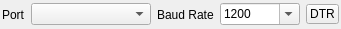
<?xml version="1.0" encoding="UTF-8"?>
<ui version="4.0">
 <class>SerialPort</class>
 <widget class="QWidget" name="SerialPort">
  <property name="geometry">
   <rect>
    <x>0</x>
    <y>0</y>
    <width>330</width>
    <height>29</height>
   </rect>
  </property>
  <layout class="QHBoxLayout" name="horizontalLayout_1">
   <property name="leftMargin">
    <number>2</number>
   </property>
   <property name="topMargin">
    <number>0</number>
   </property>
   <property name="rightMargin">
    <number>2</number>
   </property>
   <property name="bottomMargin">
    <number>0</number>
   </property>
   <item>
    <widget class="QLabel" name="labelPort">
     <property name="sizePolicy">
      <sizepolicy hsizetype="Fixed" vsizetype="Preferred">
       <horstretch>0</horstretch>
       <verstretch>0</verstretch>
      </sizepolicy>
     </property>
     <property name="text">
      <string>Port</string>
     </property>
    </widget>
   </item>
   <item>
    <widget class="QComboBox" name="portNameBox">
     <property name="sizePolicy">
      <sizepolicy hsizetype="Fixed" vsizetype="Fixed">
       <horstretch>0</horstretch>
       <verstretch>0</verstretch>
      </sizepolicy>
     </property>
     <property name="minimumSize">
      <size>
       <width>120</width>
       <height>0</height>
      </size>
     </property>
     <property name="maximumSize">
      <size>
       <width>120</width>
       <height>16777215</height>
      </size>
     </property>
     <property name="styleSheet">
      <string notr="true">QComboBox { width: 120px }</string>
     </property>
     <property name="insertPolicy">
      <enum>QComboBox::InsertAlphabetically</enum>
     </property>
    </widget>
   </item>
   <item>
    <widget class="QLabel" name="labelBaudRate">
     <property name="sizePolicy">
      <sizepolicy hsizetype="Fixed" vsizetype="Preferred">
       <horstretch>0</horstretch>
       <verstretch>0</verstretch>
      </sizepolicy>
     </property>
     <property name="text">
      <string>Baud Rate</string>
     </property>
    </widget>
   </item>
   <item>
    <widget class="QComboBox" name="baudRateBox">
     <property name="sizePolicy">
      <sizepolicy hsizetype="Fixed" vsizetype="Fixed">
       <horstretch>0</horstretch>
       <verstretch>0</verstretch>
      </sizepolicy>
     </property>
     <property name="minimumSize">
      <size>
       <width>80</width>
       <height>0</height>
      </size>
     </property>
     <property name="maximumSize">
      <size>
       <width>80</width>
       <height>16777215</height>
      </size>
     </property>
     <property name="focusPolicy">
      <enum>Qt::ClickFocus</enum>
     </property>
     <property name="styleSheet">
      <string notr="true">QComboBox { width: 80px }</string>
     </property>
     <property name="editable">
      <bool>true</bool>
     </property>
     <property name="currentText">
      <string notr="true">1200</string>
     </property>
     <property name="maxVisibleItems">
      <number>20</number>
     </property>
     <item>
      <property name="text">
       <string notr="true">1200</string>
      </property>
     </item>
     <item>
      <property name="text">
       <string notr="true">2400</string>
      </property>
     </item>
     <item>
      <property name="text">
       <string notr="true">4800</string>
      </property>
     </item>
     <item>
      <property name="text">
       <string notr="true">9600</string>
      </property>
     </item>
     <item>
      <property name="text">
       <string notr="true">14400</string>
      </property>
     </item>
     <item>
      <property name="text">
       <string notr="true">19200</string>
      </property>
     </item>
     <item>
      <property name="text">
       <string notr="true">28800</string>
      </property>
     </item>
     <item>
      <property name="text">
       <string notr="true">38400</string>
      </property>
     </item>
     <item>
      <property name="text">
       <string notr="true">57600</string>
      </property>
     </item>
     <item>
      <property name="text">
       <string notr="true">115200</string>
      </property>
     </item>
     <item>
      <property name="text">
       <string notr="true">230400</string>
      </property>
     </item>
     <item>
      <property name="text">
       <string notr="true">460800</string>
      </property>
     </item>
    </widget>
   </item>
   <item>
    <widget class="QPushButton" name="dtrBox">
     <property name="styleSheet">
      <string notr="true">QPushButton {
  padding: 1.5px 3px;
  min-width: 1em;
}

QPushButton:checked {
  background: rgb(255, 170, 0)
}
</string>
     </property>
     <property name="text">
      <string>DTR</string>
     </property>
     <property name="checkable">
      <bool>true</bool>
     </property>
    </widget>
   </item>
  </layout>
 </widget>
 <resources/>
 <connections/>
</ui>
